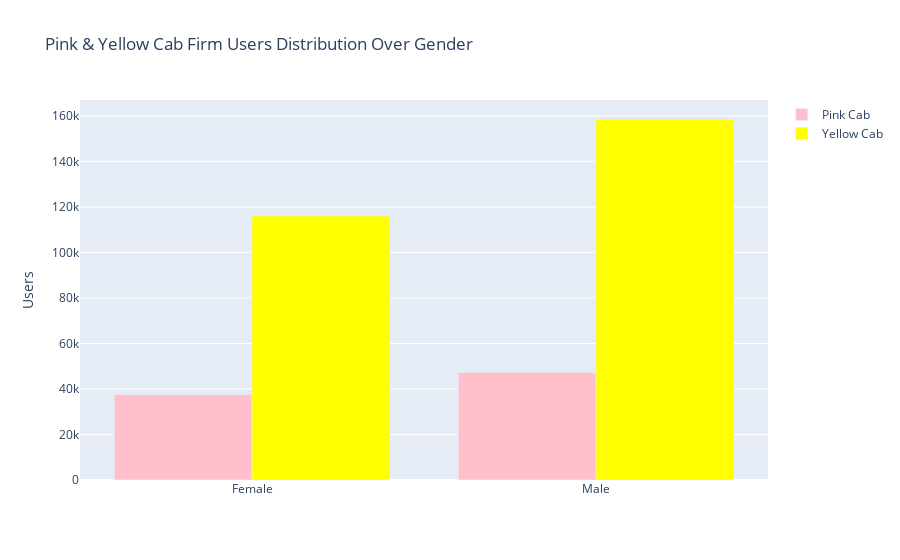

Notebook source saved alongside this figure:
### Markdown cell above
*From the graph shown that yellow cab more male users than female and in pink the same but total numbers of male in yellow more than pink and that shown that users used yellow cab more than pink*

### Code cell
data_1 = Pink_CabData.groupby("Gender").count()
data_2 = Yellow_CabData.groupby("Gender").count()

fig = go.Figure()
fig.add_trace(go.Bar(
                    x=data_1.index,
                    y=data_1['Users'],
                    name='Pink Cab',
                    marker_color='pink' 
                    ))            
fig.add_trace(go.Bar(
                    x=data_2.index,
                    y=data_2['Users'],
                    name='Yellow Cab',
                    marker_color='Yellow'
                    ))
fig.update_layout(
    yaxis_title="Users",
    title="Pink & Yellow Cab Firm Users Distribution Over Gender" )

### Figure 1 — Plotly figure (JSON) as saved in the notebook; plotly's stock layout.template omitted (floating-point values rounded to 4 significant figures)
{"data": [{"marker": {"color": "pink"}, "name": "Pink Cab", "type": "bar", "x": ["Female", "Male"], "y": [37480, 47231]}, {"marker": {"color": "Yellow"}, "name": "Yellow Cab", "type": "bar", "x": ["Female", "Male"], "y": [116000, 158681]}], "layout": {"title": {"text": "Pink & Yellow Cab Firm Users Distribution Over Gender"}, "yaxis": {"title": {"text": "Users"}}}}
